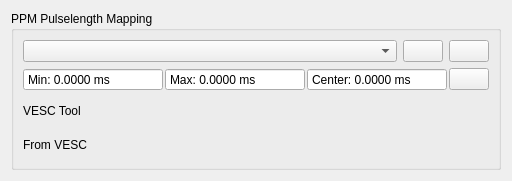
<?xml version="1.0" encoding="UTF-8"?>
<ui version="4.0">
 <class>PpmMap</class>
 <widget class="QWidget" name="PpmMap">
  <property name="geometry">
   <rect>
    <x>0</x>
    <y>0</y>
    <width>512</width>
    <height>181</height>
   </rect>
  </property>
  <property name="windowTitle">
   <string>Form</string>
  </property>
  <layout class="QVBoxLayout" name="verticalLayout_2">
   <item>
    <widget class="QGroupBox" name="groupBox">
     <property name="title">
      <string>PPM Pulselength Mapping</string>
     </property>
     <layout class="QVBoxLayout" name="verticalLayout">
      <item>
       <layout class="QHBoxLayout" name="horizontalLayout">
        <item>
         <widget class="QComboBox" name="controlTypeBox">
          <property name="toolTip">
           <string>Choose the control type. Some control types have centered input, some don't.</string>
          </property>
         </widget>
        </item>
        <item>
         <widget class="QPushButton" name="helpButton">
          <property name="sizePolicy">
           <sizepolicy hsizetype="Fixed" vsizetype="Fixed">
            <horstretch>0</horstretch>
            <verstretch>0</verstretch>
           </sizepolicy>
          </property>
          <property name="toolTip">
           <string>Show help</string>
          </property>
          <property name="text">
           <string/>
          </property>
          <property name="icon">
           <iconset resource="../res.qrc">
            <normaloff>:/res/icons/Help-96.png</normaloff>:/res/icons/Help-96.png</iconset>
          </property>
         </widget>
        </item>
        <item>
         <widget class="QPushButton" name="applyButton">
          <property name="sizePolicy">
           <sizepolicy hsizetype="Fixed" vsizetype="Fixed">
            <horstretch>0</horstretch>
            <verstretch>0</verstretch>
           </sizepolicy>
          </property>
          <property name="toolTip">
           <string>Apply min, max and center to VESC Tool configuration</string>
          </property>
          <property name="text">
           <string/>
          </property>
          <property name="icon">
           <iconset resource="../res.qrc">
            <normaloff>:/res/icons/apply.png</normaloff>:/res/icons/apply.png</iconset>
          </property>
          <property name="iconSize">
           <size>
            <width>45</width>
            <height>16</height>
           </size>
          </property>
         </widget>
        </item>
       </layout>
      </item>
      <item>
       <layout class="QHBoxLayout" name="horizontalLayout_2">
        <property name="spacing">
         <number>2</number>
        </property>
        <item>
         <widget class="QDoubleSpinBox" name="minBox">
          <property name="toolTip">
           <string>Measured minimum pulselength</string>
          </property>
          <property name="readOnly">
           <bool>true</bool>
          </property>
          <property name="buttonSymbols">
           <enum>QAbstractSpinBox::NoButtons</enum>
          </property>
          <property name="prefix">
           <string>Min: </string>
          </property>
          <property name="suffix">
           <string> ms</string>
          </property>
          <property name="decimals">
           <number>4</number>
          </property>
          <property name="maximum">
           <double>100.000000000000000</double>
          </property>
          <property name="singleStep">
           <double>0.010000000000000</double>
          </property>
         </widget>
        </item>
        <item>
         <widget class="QDoubleSpinBox" name="maxBox">
          <property name="toolTip">
           <string>Measured maximum pulselength</string>
          </property>
          <property name="readOnly">
           <bool>true</bool>
          </property>
          <property name="buttonSymbols">
           <enum>QAbstractSpinBox::NoButtons</enum>
          </property>
          <property name="prefix">
           <string>Max: </string>
          </property>
          <property name="suffix">
           <string> ms</string>
          </property>
          <property name="decimals">
           <number>4</number>
          </property>
          <property name="maximum">
           <double>100.000000000000000</double>
          </property>
          <property name="singleStep">
           <double>0.010000000000000</double>
          </property>
         </widget>
        </item>
        <item>
         <widget class="QDoubleSpinBox" name="centerBox">
          <property name="readOnly">
           <bool>true</bool>
          </property>
          <property name="buttonSymbols">
           <enum>QAbstractSpinBox::NoButtons</enum>
          </property>
          <property name="prefix">
           <string>Center: </string>
          </property>
          <property name="suffix">
           <string> ms</string>
          </property>
          <property name="decimals">
           <number>4</number>
          </property>
         </widget>
        </item>
        <item>
         <widget class="QPushButton" name="resetButton">
          <property name="sizePolicy">
           <sizepolicy hsizetype="Fixed" vsizetype="Fixed">
            <horstretch>0</horstretch>
            <verstretch>0</verstretch>
           </sizepolicy>
          </property>
          <property name="toolTip">
           <string>Reset min and max</string>
          </property>
          <property name="text">
           <string/>
          </property>
          <property name="icon">
           <iconset resource="../res.qrc">
            <normaloff>:/res/icons/Restart-96.png</normaloff>:/res/icons/Restart-96.png</iconset>
          </property>
         </widget>
        </item>
       </layout>
      </item>
      <item>
       <layout class="QGridLayout" name="gridLayout" columnstretch="0,1">
        <item row="0" column="0">
         <widget class="QLabel" name="label">
          <property name="toolTip">
           <string>VESC Tool preview with the current settings.</string>
          </property>
          <property name="text">
           <string>VESC Tool</string>
          </property>
         </widget>
        </item>
        <item row="0" column="1">
         <widget class="DisplayPercentage" name="display" native="true">
          <property name="minimumSize">
           <size>
            <width>0</width>
            <height>25</height>
           </size>
          </property>
          <property name="toolTip">
           <string>VESC Tool preview with the current settings.</string>
          </property>
         </widget>
        </item>
        <item row="1" column="0">
         <widget class="QLabel" name="label_2">
          <property name="toolTip">
           <string>Current VESC output. Will be updated after writing the app configuration.</string>
          </property>
          <property name="text">
           <string>From VESC</string>
          </property>
         </widget>
        </item>
        <item row="1" column="1">
         <widget class="DisplayPercentage" name="displayVesc" native="true">
          <property name="minimumSize">
           <size>
            <width>0</width>
            <height>25</height>
           </size>
          </property>
          <property name="toolTip">
           <string>Current VESC output. Will be updated after writing the app configuration.</string>
          </property>
         </widget>
        </item>
       </layout>
      </item>
     </layout>
     <zorder>display</zorder>
     <zorder>controlTypeBox</zorder>
     <zorder>resetButton</zorder>
     <zorder>helpButton</zorder>
     <zorder>applyButton</zorder>
     <zorder>centerBox</zorder>
     <zorder>label</zorder>
     <zorder>label_2</zorder>
     <zorder>displayVesc</zorder>
    </widget>
   </item>
  </layout>
 </widget>
 <customwidgets>
  <customwidget>
   <class>DisplayPercentage</class>
   <extends>QWidget</extends>
   <header>widgets/displaypercentage.h</header>
   <container>1</container>
  </customwidget>
 </customwidgets>
 <resources>
  <include location="../res.qrc"/>
 </resources>
 <connections/>
</ui>
